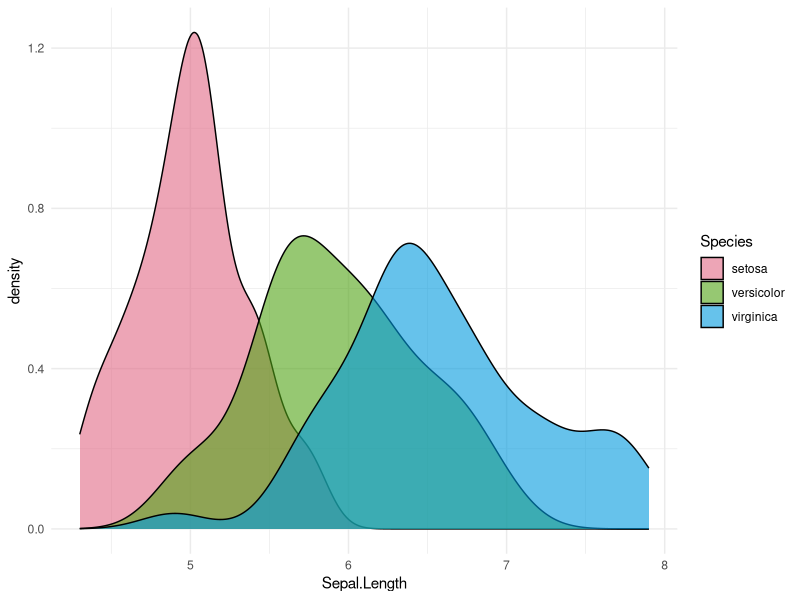
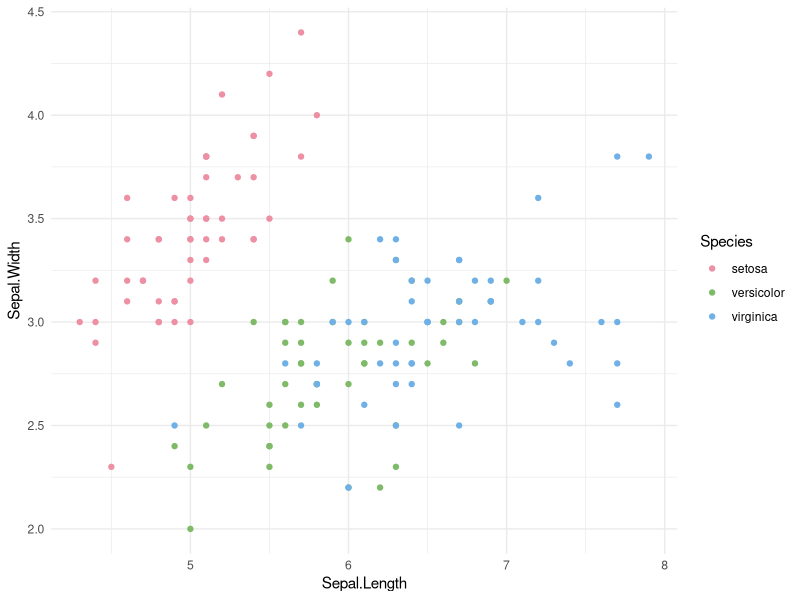
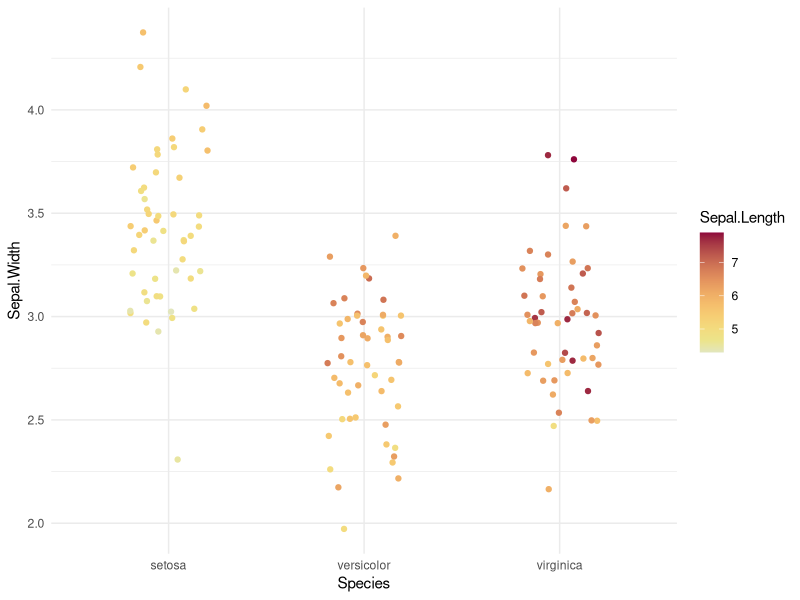
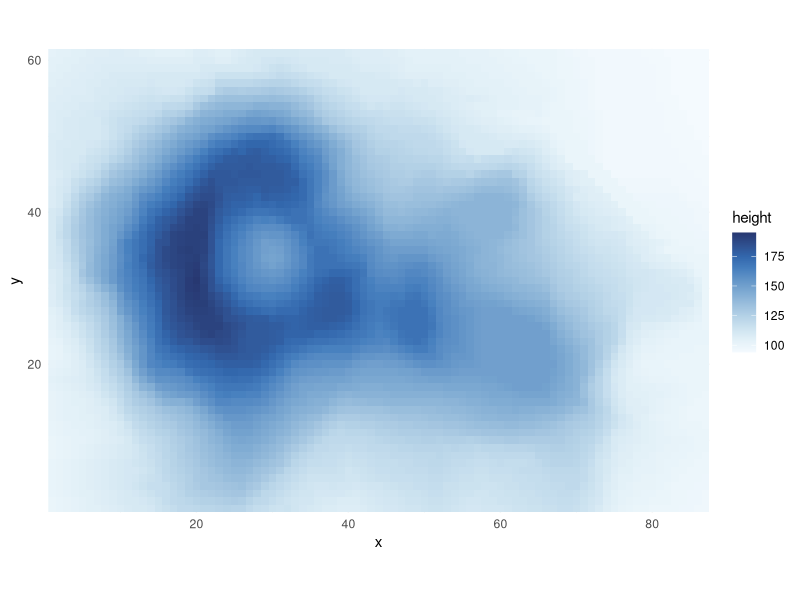
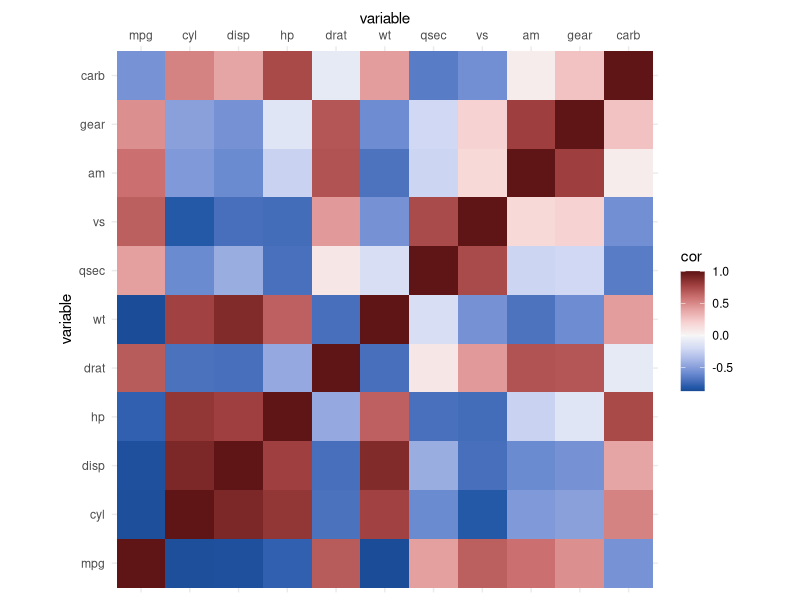
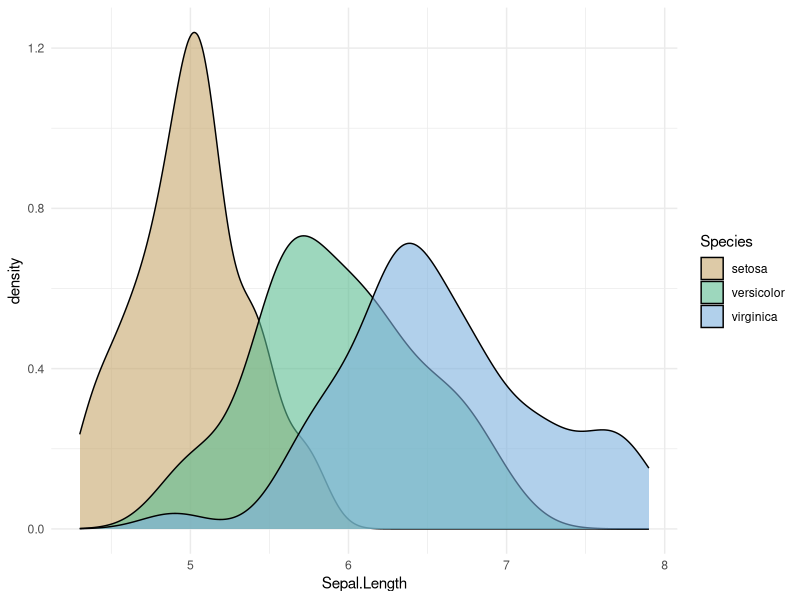
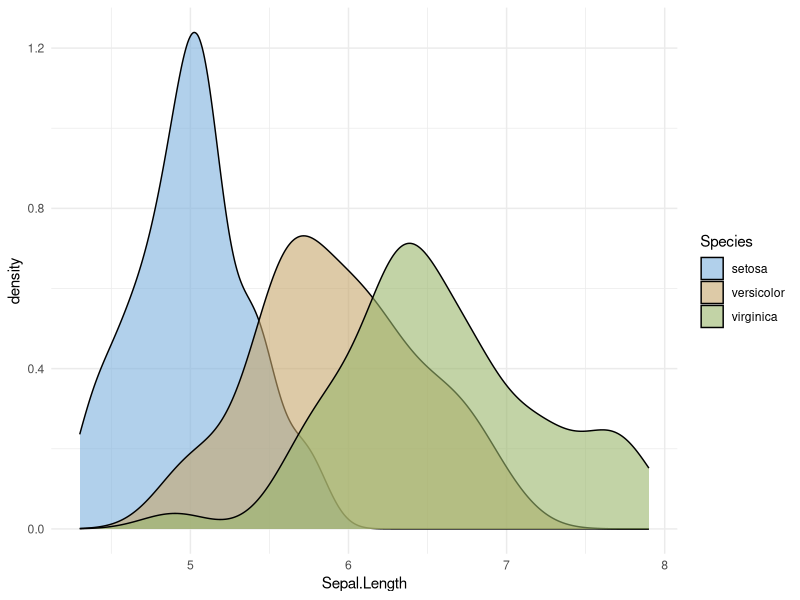
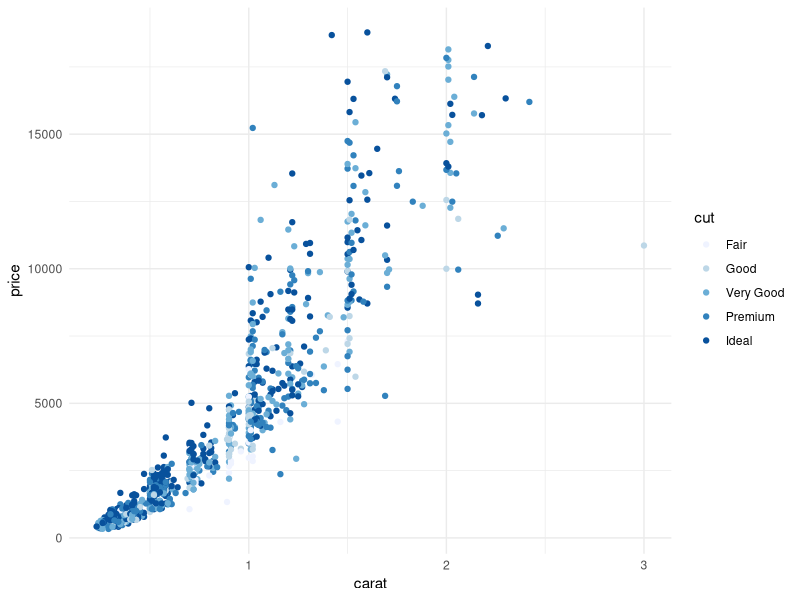

Generate these figures, in order, with R:
## ---- chunk 1
library("colorspace")
library("ggplot2")
theme_set(theme_minimal())
set.seed(403)
## ---- chunk 2
ggplot(iris, aes(x = Sepal.Length, fill = Species)) + geom_density(alpha = 0.6) +
  scale_fill_discrete_qualitative()
## ---- chunk 3
ggplot(iris, aes(x = Sepal.Length, y = Sepal.Width, color = Species)) + geom_point() +
  scale_color_discrete_qualitative(palette = "Set 2")
## ---- chunk 4
ggplot(iris, aes(x = Species, y = Sepal.Width, color = Sepal.Length)) + geom_jitter(width = 0.2) +
  scale_color_continuous_sequential(palette = "Heat")
## ---- chunk 5
df <- data.frame(height = c(volcano), x = c(row(volcano)), y = c(col(volcano)))
ggplot(df, aes(x, y, fill = height)) + 
  geom_raster() + 
  coord_fixed(expand = FALSE) +
  scale_fill_continuous_sequential(palette = "Blues", rev = TRUE)
## ---- chunk 6
cm <- cor(mtcars)
df <- data.frame(cor = c(cm), var1 = factor(col(cm)), var2 = factor(row(cm)))
levels(df$var1) <- levels(df$var2) <- names(mtcars)
ggplot(df, aes(var1, var2, fill = cor)) + 
  geom_tile() + 
  coord_fixed() +
  ylab("variable") +
  scale_x_discrete(position = "top", name = "variable") +
  scale_fill_continuous_diverging("Blue-Red 3")
## ---- chunk 7
ggplot(iris, aes(x = Sepal.Length, fill = Species)) + geom_density(alpha = 0.6) +
  scale_fill_discrete_qualitative(palette = "Harmonic")
## ---- chunk 8
ggplot(iris, aes(x = Sepal.Length, fill = Species)) + geom_density(alpha = 0.6) +
  scale_fill_discrete_qualitative(palette = "Harmonic", nmax = 5, order = c(5, 1, 2))
## ---- chunk 9
dsamp <- diamonds[sample(nrow(diamonds), 1000), ]
gg <- ggplot(dsamp, aes(carat, price, color = cut)) + geom_point()
gg + scale_color_brewer(palette = "Blues")
## ---- chunk 10
gg + scale_color_discrete_sequential(palette = "Blues", nmax = 6, order = 5:1)
## ---- chunk 11
ggplot(iris, aes(x = Species, y = Sepal.Width, color = Sepal.Length)) + geom_jitter(width = 0.2) +
  scale_color_continuous_sequential(palette = "Terrain")
## ---- chunk 12
ggplot(iris, aes(x = Species, y = Sepal.Width, color = Sepal.Length)) + geom_jitter(width = 0.2) +
  scale_color_continuous_sequential(palette = "Terrain", h2 = 60)
## ---- chunk 13
cm <- cor(mtcars)
df <- data.frame(cor = c(cm), var1 = factor(col(cm)), var2 = factor(row(cm)))
levels(df$var1) <- levels(df$var2) <- names(mtcars)
gg <- ggplot(df, aes(var1, var2, fill = cor)) + 
  geom_tile() + 
  coord_fixed() +
  ylab("variable") +
  scale_x_discrete(position = "top", name = "variable")

gg + scale_fill_continuous_diverging(palette = "Blue-Yellow")
## ---- chunk 14
gg + scale_fill_continuous_diverging(palette = "Blue-Yellow", rev = TRUE, p2 = 2)
## ---- chunk 15
ggplot(iris, aes(x = Species, y = Sepal.Width, color = Sepal.Length)) + geom_jitter(width = 0.2) +
  scale_color_continuous_sequential(palette = "Viridis")
## ---- chunk 16
ggplot(iris, aes(x = Species, y = Sepal.Width, color = Sepal.Length)) + geom_jitter(width = 0.2) +
  scale_color_continuous_sequential(palette = "Viridis", begin = 0.15, end = 0.9) 
## ---- chunk 17
hcl_palettes(plot = TRUE)
